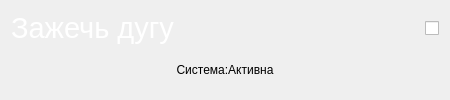
           <widget class="QFrame" name="frameIgnition">
            <property name="sizePolicy">
             <sizepolicy hsizetype="Preferred" vsizetype="Preferred">
              <horstretch>0</horstretch>
              <verstretch>0</verstretch>
             </sizepolicy>
            </property>
            <property name="minimumSize">
             <size>
              <width>450</width>
              <height>0</height>
             </size>
            </property>
            <property name="styleSheet">
             <string notr="true">/* Rectangle 5 */


border-radius: 15px;
</string>
            </property>
            <property name="frameShape">
             <enum>QFrame::Shape::StyledPanel</enum>
            </property>
            <property name="frameShadow">
             <enum>QFrame::Shadow::Raised</enum>
            </property>
            <layout class="QVBoxLayout" name="verticalLayout_5">
             <item>
              <layout class="QHBoxLayout" name="horizontalLayout_22">
               <item>
                <widget class="QLabel" name="label_26">
                 <property name="font">
                  <font>
                   <pointsize>22</pointsize>
                  </font>
                 </property>
                 <property name="styleSheet">
                  <string notr="true">color: rgb(255, 255, 255);</string>
                 </property>
                 <property name="text">
                  <string>Зажечь дугу</string>
                 </property>
                 <property name="alignment">
                  <set>Qt::AlignmentFlag::AlignLeading|Qt::AlignmentFlag::AlignLeft|Qt::AlignmentFlag::AlignVCenter</set>
                 </property>
                </widget>
               </item>
               <item>
                <widget class="QCheckBox" name="checkBoxArcIgnition">
                 <property name="layoutDirection">
                  <enum>Qt::LayoutDirection::RightToLeft</enum>
                 </property>
                 <property name="text">
                  <string/>
                 </property>
                </widget>
               </item>
              </layout>
             </item>
             <item>
              <widget class="QLabel" name="label_25">
               <property name="text">
                <string>Система:Активна</string>
               </property>
               <property name="alignment">
                <set>Qt::AlignmentFlag::AlignCenter</set>
               </property>
              </widget>
             </item>
            </layout>
           </widget>
